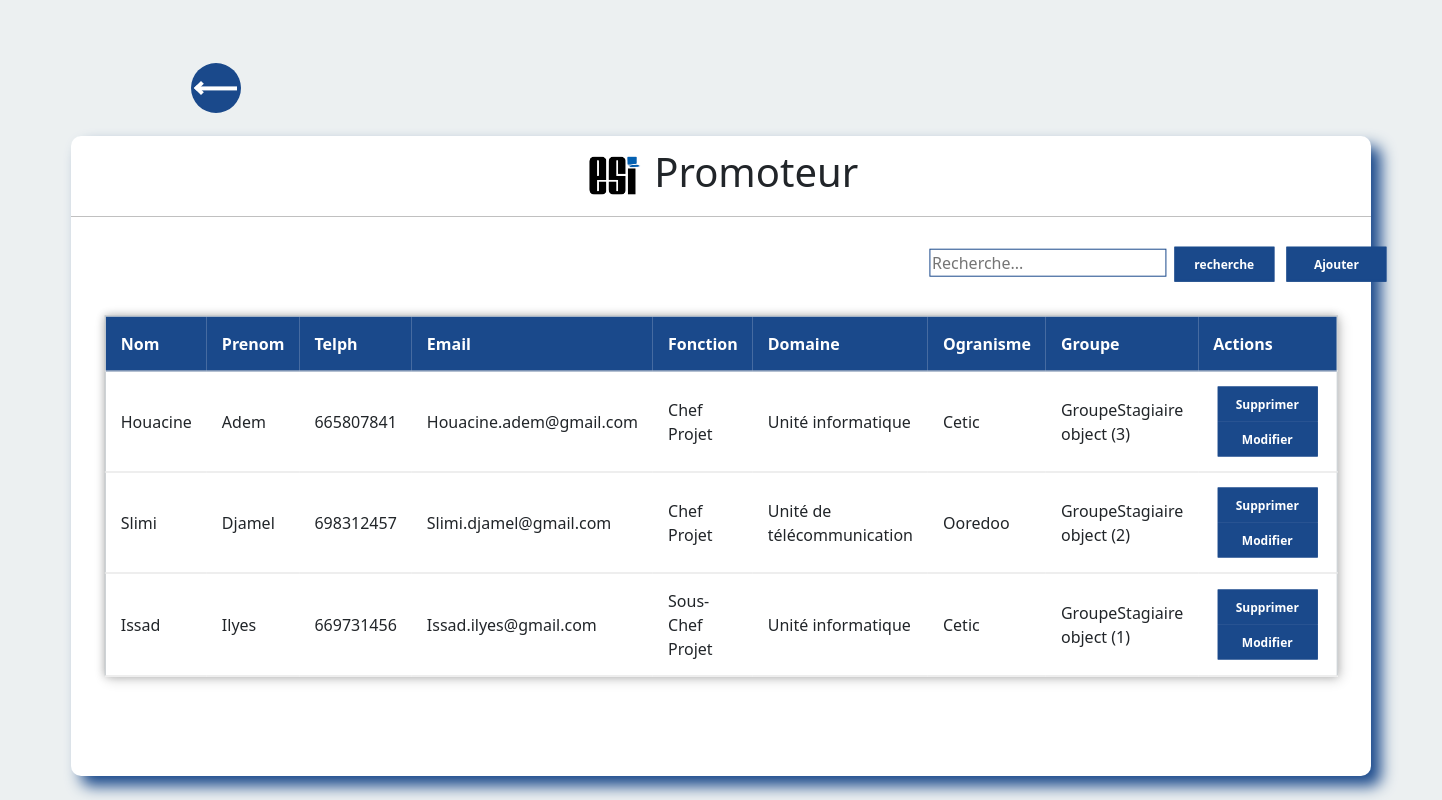
The app's page /GP/ with its own data.
### satgesiV2/models.py (models this page shows, shortened)
class Promoteur(models.Model):
    NomPromoteur = models.CharField(max_length=50)
    PrenomPromoteur = models.CharField(max_length=50)
    telephone =models.PositiveIntegerField()
    email = models.EmailField()
    FonctionOccupée =models.CharField(max_length=50)
    domainIntérêt =models.CharField(max_length=50)
    idfOrganisme =  models.ForeignKey("OrganismeAcceuil",on_delete=models.SET_NULL,null=True,blank=True)
    idfGroupe =  models.ForeignKey("GroupeStagiaire",on_delete=models.SET_NULL,null=True,related_name='+',blank=True)

class OrganismeAcceuil(models.Model):
    nomOrganisme = models.CharField(max_length=50)
    adresse = models.CharField(max_length=50)
    RaisonSocial = models.CharField(max_length=50)
    Service = models.CharField(max_length=50)
    Departement = models.CharField(max_length=50)
    def __str__(self):
     return self.nomOrganisme

class GroupeStagiaire (models.Model):
    FicheDemande = models.FileField()
    idfpromoteur = models.ForeignKey("Promoteur",on_delete=models.SET_NULL,null=True,blank=True)
    idfencadreur = models.ForeignKey("Encadreur",on_delete=models.SET_NULL,null=True,blank=True)

### satgesiV2/views.py (the view)
# urls.py: path('GP/',Gprom,name="GP"),
def Gprom (request):
    Promoteurs = Promoteur.objects.all()
    return render(request,'Gpromoteur.html', {'PR':Promoteurs})

### satgesiV2/templates/Gpromoteur.html (shortened to what this page needs)
<!DOCTYPE html>
<html lang="en">
    <head>
      <link href="https://cdn.jsdelivr.net/npm/bootstrap@5.1.3/dist/css/bootstrap.min.css" rel="stylesheet">
        <link rel="stylesheet" href="/static/css/Gpromoteur.css">
    </head>
    <body>
      <ul>
      <li class ="prev"><span></span></li>
      </ul>
      <div class="center">
          <h1> <img src="/static/png/icon3.png" alt="logo du site " width= "60" > Promoteur </h1>
              <div class="main">
                <div class="btn">
              <form action="{% url 'rechp' %}" method="POST"  >
                <input type="search" name="q" placeholder="Recherche...">
                <button type="submit">recherche</button>
                <a href="{% url 'createP'%}">
                  <button type="button">Ajouter</button>
                  </a>
              </form>
                </div>
              </div>
            <form>
              <table>
                <tr id="header">
                  <th>Nom  </th>
                  <th>Prenom</th>
                  <th>Telph</th>
                  <th>Email</th>
                  <th>Fonction</th>
                  <th>Domaine</th>
                  <th>Ogranisme</th>
                  <th>Groupe</th>
                  <th>Actions</th>
                </tr>
                {% for item in PR %}
                <tr>
                  <td>{{item.NomPromoteur}}</td>
                  <td>{{item.PrenomPromoteur}}</td>
                  <td>{{item.telephone}}</td>
                  <td>{{item.email}}</td>
                  <td>{{item.FonctionOccupée}}</td>
                  <td>{{item.domainIntérêt}}</td>
                  <td>{{item.idfOrganisme}}</td>
                  <td>{{item.idfGroupe}}</td>
                  <td>
                   <a href="{% url 'supP' item.id  %}">
                   <button type="button">Supprimer</button>
                 </a>
                <a href="{% url 'modifP' item.id  %}">
                   <button type="button">Modifier</button>
               </a>
                  </td>
                </tr>
                {%endfor%}
              </table>
              </form>
      </div>
  </body>
</html>

### satgesiV2/static/css/Gpromoteur.css (style rules this page uses)
body { margin: 0; padding: 0; background: #ecf0f1; height: 100vh; overflow: hidden; }
ul { position: absolute; top:11%; left:15%; transform: translate(-50%, -50%); margin: 0; padding: 0; display: flex; }
ul li { list-style: none; width: 50px; height: 50px; background-color: rgb(26,73,139); margin: 0 15px; border-radius: 50%; transition: .5s; }
ul li span { position: absolute; width: 10px; height: 10px; border:4px solid white ; transition: .5s; }
ul li.prev span { top:50%; left: 20px; transform: translateY(-50% ) rotate(-45deg); border-right: none; border-bottom: none; }
ul li.prev span:before { content: ''; position: absolute; width: 38px; height: 4px; background-color: white; transform-origin: left; transform:rotate(45deg) translate(-2px,-1px); scroll-snap-type-x: 0; transition: .5s; }
.center { position: absolute; top: 57%; left: 50%; transform: translate(-50%, -50%); width: 1300px; height: 80vh; background: white; border-radius: 10px; box-shadow: 10px 10px 15px rgb(26,73,139); }
.center h1 { text-align: center; padding: 10px 0; border-bottom: 1px solid silver; }
.center form { padding: 0 150px; box-sizing: border-box; }
table { position: absolute; left: 50%; top: 50%; margin-top: 40px; transform: translate(-50%, -50%); border-collapse: collapse; width: 1200px; height: 350px; border: 1px solid #bdc3c7; box-shadow: 2px 2px 12px rgba(0, 0, 0, 0.2), -1px -1px 8px rgba(0, 0, 0, 0.2); }
tr { transition: all .2s ease-in; cursor: pointer; }
th, td { padding: 15px; text-align: left; border-bottom: 1px solid #ddd; }
#header { background-color: rgb(26,73,139); color: #fff; }
.center form button { font-size: 12px; color: #fff; text-align:center; font-weight: bold; border: 2px solid rgb(26,73,139); background-color: rgb(26,73,139); width: 100px; height: 35px; margin: 0 4px; }
.main { position: absolute; right: 290px; transform: translate(60%, 30%); }
input { border:1px solid rgb(26,73,139); }

### records on screen
Promoteur: NomPromoteur "Houacine", PrenomPromoteur "Adem", telephone "665807841", email "Houacine.adem@gmail.com", FonctionOccupée "Chef Projet", domainIntérêt "Unité informatique", idfOrganisme "Cetic", idfGroupe "GroupeStagiaire object (3)"
Promoteur: NomPromoteur "Slimi", PrenomPromoteur "Djamel", telephone "698312457", email "Slimi.djamel@gmail.com", FonctionOccupée "Chef Projet", domainIntérêt "Unité de télécommunication", idfOrganisme "Ooredoo", idfGroupe "GroupeStagiaire object (2)"
Promoteur: NomPromoteur "Issad", PrenomPromoteur "Ilyes", telephone "669731456", email "Issad.ilyes@gmail.com", FonctionOccupée "Sous-Chef Projet", domainIntérêt "Unité informatique", idfOrganisme "Cetic", idfGroupe "GroupeStagiaire object (1)"
